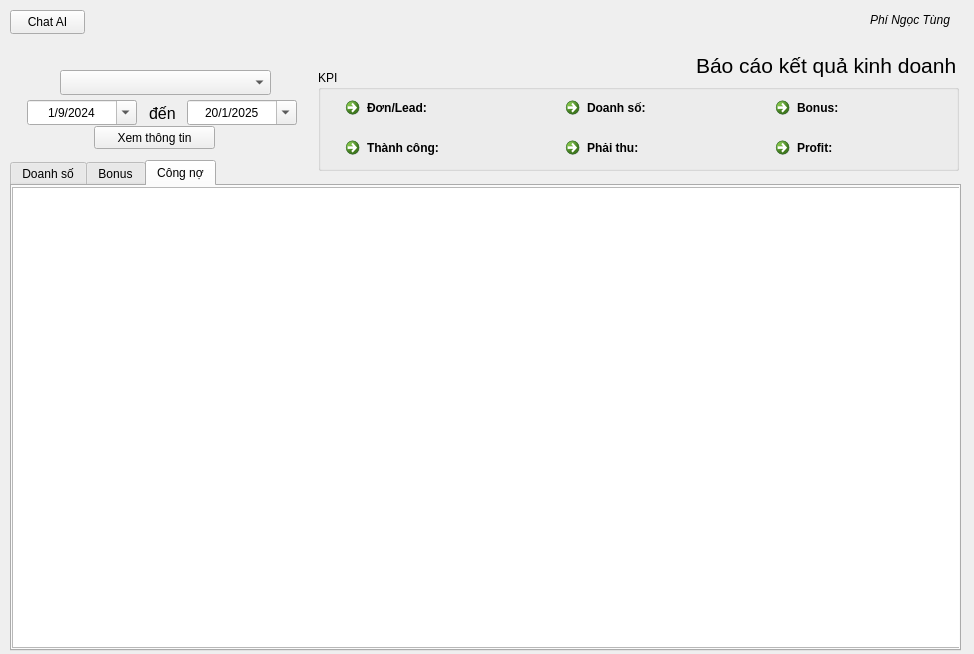
<?xml version="1.0" encoding="UTF-8"?>
<ui version="4.0">
 <class>Report</class>
 <widget class="QMainWindow" name="Report">
  <property name="geometry">
   <rect>
    <x>0</x>
    <y>0</y>
    <width>974</width>
    <height>654</height>
   </rect>
  </property>
  <property name="windowTitle">
   <string>MainWindow</string>
  </property>
  <widget class="QWidget" name="centralwidget">
   <widget class="QLabel" name="label">
    <property name="geometry">
     <rect>
      <x>696</x>
      <y>45</y>
      <width>271</width>
      <height>41</height>
     </rect>
    </property>
    <property name="font">
     <font>
      <pointsize>16</pointsize>
     </font>
    </property>
    <property name="text">
     <string>Báo cáo kết quả kinh doanh</string>
    </property>
   </widget>
   <widget class="QDateEdit" name="date_from">
    <property name="geometry">
     <rect>
      <x>27</x>
      <y>100</y>
      <width>110</width>
      <height>25</height>
     </rect>
    </property>
    <property name="alignment">
     <set>Qt::AlignCenter</set>
    </property>
    <property name="dateTime">
     <datetime>
      <hour>0</hour>
      <minute>0</minute>
      <second>0</second>
      <year>2024</year>
      <month>9</month>
      <day>1</day>
     </datetime>
    </property>
    <property name="maximumDateTime">
     <datetime>
      <hour>23</hour>
      <minute>59</minute>
      <second>59</second>
      <year>2026</year>
      <month>12</month>
      <day>31</day>
     </datetime>
    </property>
    <property name="minimumDateTime">
     <datetime>
      <hour>0</hour>
      <minute>0</minute>
      <second>0</second>
      <year>2024</year>
      <month>5</month>
      <day>16</day>
     </datetime>
    </property>
    <property name="displayFormat">
     <string>d/M/yyyy</string>
    </property>
    <property name="calendarPopup">
     <bool>true</bool>
    </property>
    <property name="date">
     <date>
      <year>2024</year>
      <month>9</month>
      <day>1</day>
     </date>
    </property>
   </widget>
   <widget class="QDateEdit" name="date_to">
    <property name="geometry">
     <rect>
      <x>187</x>
      <y>100</y>
      <width>110</width>
      <height>25</height>
     </rect>
    </property>
    <property name="alignment">
     <set>Qt::AlignCenter</set>
    </property>
    <property name="dateTime">
     <datetime>
      <hour>0</hour>
      <minute>0</minute>
      <second>0</second>
      <year>2025</year>
      <month>1</month>
      <day>20</day>
     </datetime>
    </property>
    <property name="maximumDateTime">
     <datetime>
      <hour>23</hour>
      <minute>59</minute>
      <second>59</second>
      <year>2026</year>
      <month>12</month>
      <day>31</day>
     </datetime>
    </property>
    <property name="minimumDateTime">
     <datetime>
      <hour>0</hour>
      <minute>0</minute>
      <second>0</second>
      <year>2024</year>
      <month>5</month>
      <day>16</day>
     </datetime>
    </property>
    <property name="displayFormat">
     <string>d/M/yyyy</string>
    </property>
    <property name="calendarPopup">
     <bool>true</bool>
    </property>
    <property name="date">
     <date>
      <year>2025</year>
      <month>1</month>
      <day>20</day>
     </date>
    </property>
   </widget>
   <widget class="QLabel" name="label_2">
    <property name="geometry">
     <rect>
      <x>149</x>
      <y>93</y>
      <width>41</width>
      <height>41</height>
     </rect>
    </property>
    <property name="font">
     <font>
      <pointsize>12</pointsize>
     </font>
    </property>
    <property name="text">
     <string>đến</string>
    </property>
   </widget>
   <widget class="QLabel" name="label_user">
    <property name="geometry">
     <rect>
      <x>870</x>
      <y>10</y>
      <width>91</width>
      <height>20</height>
     </rect>
    </property>
    <property name="font">
     <font>
      <italic>true</italic>
     </font>
    </property>
    <property name="text">
     <string>Phí Ngọc Tùng</string>
    </property>
   </widget>
   <widget class="QTabWidget" name="tabWidget">
    <property name="geometry">
     <rect>
      <x>10</x>
      <y>160</y>
      <width>951</width>
      <height>491</height>
     </rect>
    </property>
    <property name="currentIndex">
     <number>2</number>
    </property>
    <widget class="QWidget" name="tab">
     <attribute name="title">
      <string>Doanh số</string>
     </attribute>
     <widget class="QTableWidget" name="tableWidget">
      <property name="geometry">
       <rect>
        <x>0</x>
        <y>0</y>
        <width>951</width>
        <height>461</height>
       </rect>
      </property>
     </widget>
    </widget>
    <widget class="QWidget" name="tab_2">
     <attribute name="title">
      <string>Bonus</string>
     </attribute>
     <widget class="QTableWidget" name="tableWidget_2">
      <property name="geometry">
       <rect>
        <x>0</x>
        <y>0</y>
        <width>1061</width>
        <height>461</height>
       </rect>
      </property>
     </widget>
    </widget>
    <widget class="QWidget" name="tab_3">
     <attribute name="title">
      <string>Công nợ</string>
     </attribute>
     <widget class="QTableWidget" name="tableWidget_3">
      <property name="geometry">
       <rect>
        <x>0</x>
        <y>1</y>
        <width>951</width>
        <height>461</height>
       </rect>
      </property>
     </widget>
    </widget>
   </widget>
   <widget class="QComboBox" name="comboBox">
    <property name="geometry">
     <rect>
      <x>60</x>
      <y>70</y>
      <width>211</width>
      <height>25</height>
     </rect>
    </property>
   </widget>
   <widget class="QGroupBox" name="groupBox">
    <property name="geometry">
     <rect>
      <x>318</x>
      <y>70</y>
      <width>641</width>
      <height>101</height>
     </rect>
    </property>
    <property name="title">
     <string>KPI</string>
    </property>
    <widget class="QCommandLinkButton" name="clb_don_lead">
     <property name="geometry">
      <rect>
       <x>20</x>
       <y>20</y>
       <width>161</width>
       <height>31</height>
      </rect>
     </property>
     <property name="text">
      <string>Đơn/Lead:</string>
     </property>
    </widget>
    <widget class="QCommandLinkButton" name="commandLinkButton_2">
     <property name="geometry">
      <rect>
       <x>310</x>
       <y>100</y>
       <width>185</width>
       <height>41</height>
      </rect>
     </property>
     <property name="text">
      <string>Báo giá:</string>
     </property>
    </widget>
    <widget class="QCommandLinkButton" name="clb_ti_le_thanh_cong">
     <property name="geometry">
      <rect>
       <x>20</x>
       <y>60</y>
       <width>161</width>
       <height>31</height>
      </rect>
     </property>
     <property name="text">
      <string>Thành công:</string>
     </property>
    </widget>
    <widget class="QCommandLinkButton" name="clb_doanh_so">
     <property name="geometry">
      <rect>
       <x>240</x>
       <y>20</y>
       <width>185</width>
       <height>31</height>
      </rect>
     </property>
     <property name="text">
      <string>Doanh số:</string>
     </property>
    </widget>
    <widget class="QCommandLinkButton" name="clb_phai_thu">
     <property name="geometry">
      <rect>
       <x>240</x>
       <y>60</y>
       <width>185</width>
       <height>31</height>
      </rect>
     </property>
     <property name="text">
      <string>Phải thu:</string>
     </property>
    </widget>
    <widget class="QCommandLinkButton" name="clb_bonus">
     <property name="geometry">
      <rect>
       <x>450</x>
       <y>20</y>
       <width>185</width>
       <height>31</height>
      </rect>
     </property>
     <property name="text">
      <string>Bonus:</string>
     </property>
    </widget>
    <widget class="QCommandLinkButton" name="clb_profit">
     <property name="geometry">
      <rect>
       <x>450</x>
       <y>60</y>
       <width>185</width>
       <height>31</height>
      </rect>
     </property>
     <property name="text">
      <string>Profit:</string>
     </property>
    </widget>
   </widget>
   <widget class="QPushButton" name="pushButton">
    <property name="geometry">
     <rect>
      <x>94</x>
      <y>126</y>
      <width>121</width>
      <height>23</height>
     </rect>
    </property>
    <property name="text">
     <string>Xem thông tin</string>
    </property>
   </widget>
   <widget class="QLabel" name="label_noti">
    <property name="geometry">
     <rect>
      <x>20</x>
      <y>13</y>
      <width>781</width>
      <height>41</height>
     </rect>
    </property>
    <property name="font">
     <font>
      <pointsize>12</pointsize>
      <italic>true</italic>
      <bold>true</bold>
      <kerning>false</kerning>
     </font>
    </property>
    <property name="text">
     <string/>
    </property>
   </widget>
   <widget class="QPushButton" name="but_chat">
    <property name="geometry">
     <rect>
      <x>10</x>
      <y>10</y>
      <width>75</width>
      <height>24</height>
     </rect>
    </property>
    <property name="text">
     <string>Chat AI</string>
    </property>
   </widget>
  </widget>
 </widget>
 <resources/>
 <connections/>
</ui>
